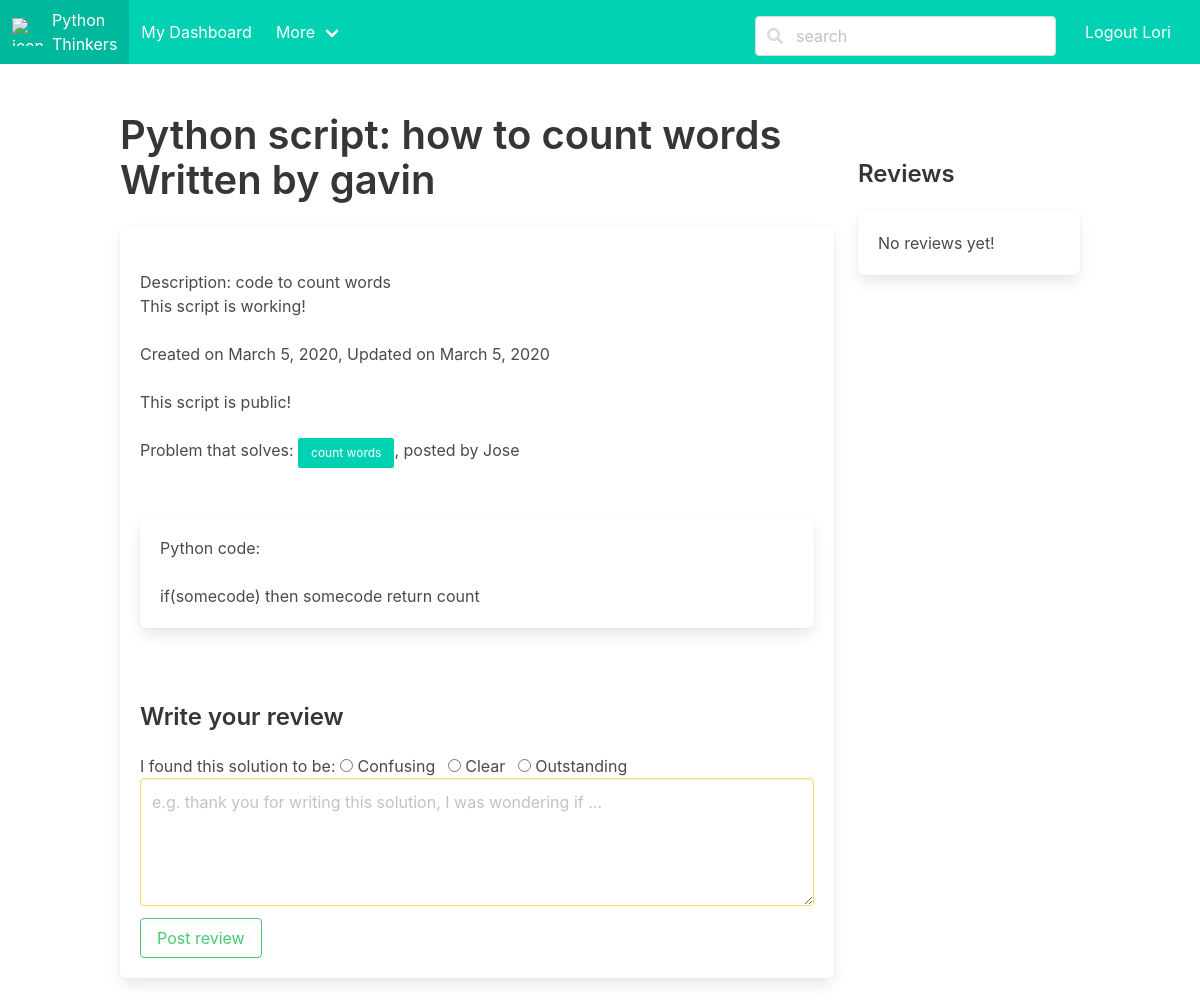
Before: /script/1/show (signed in) with the older database file.
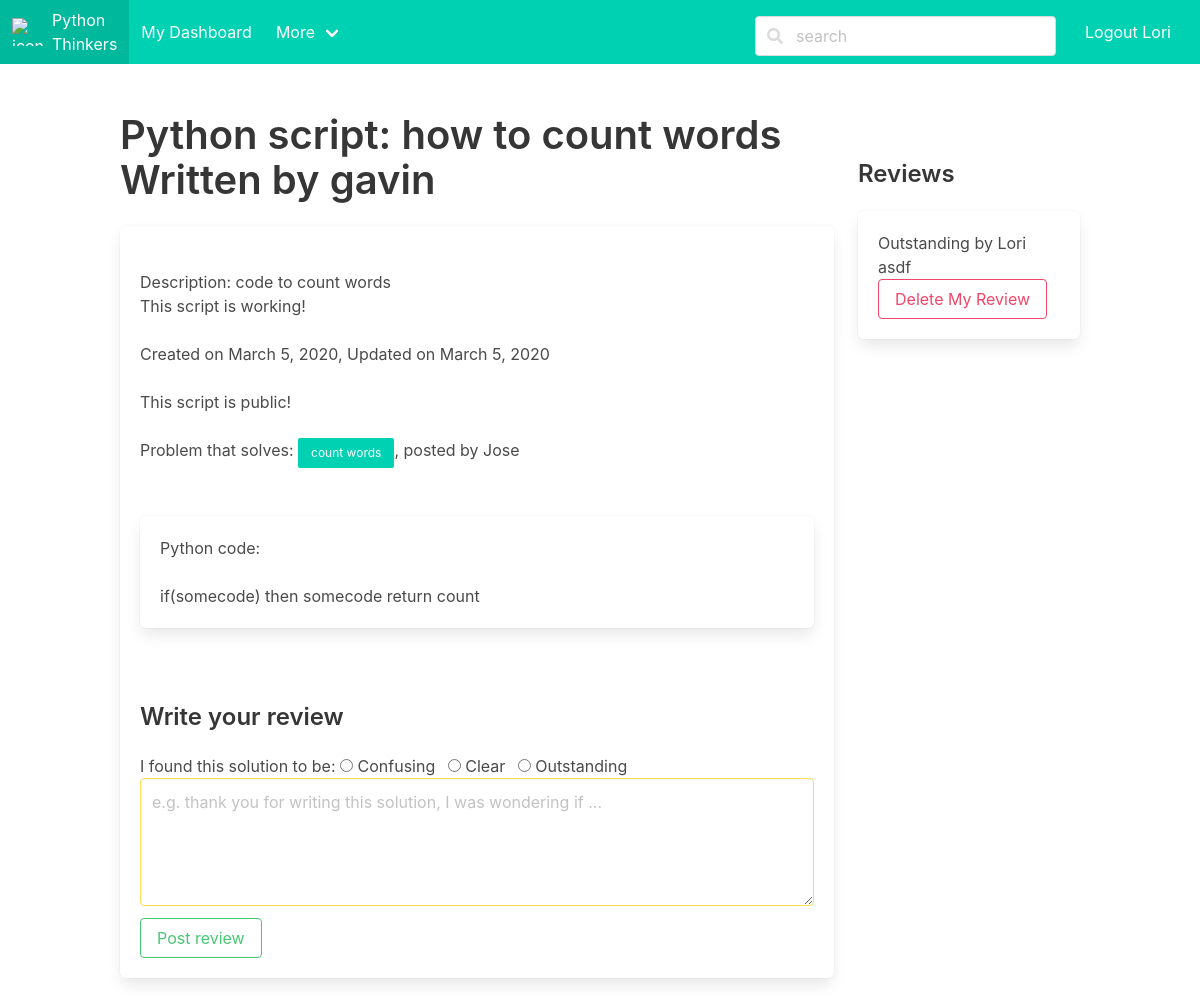
After: the same page with the newer database file.
### share/models.py (models this page shows, shortened)
class Review(models.Model):
	def __str__(self):
		return self.feedback
	script = models.ForeignKey(Script, on_delete=models.CASCADE)
	coder = models.ForeignKey(Coder, on_delete=models.CASCADE)
	stars = models.IntegerField(validators=[MinValueValidator(1),MaxValueValidator(3)])
	feedback = models.TextField(max_length=200, unique=False, blank=True)
	class Meta:
		unique_together = (('coder', 'script'),)

class Coder(models.Model):
    coder_yet = models.BooleanField(default=False)  # the user is not a coder yet
    user = models.OneToOneField(User, on_delete=models.CASCADE)
    created = models.DateField(auto_now_add=True)   # maybe redundant, user model has date_joined
    updated = models.DateField(auto_now=True)

### share/views.py (the view)
# urls.py: path('script/<int:script_id>/show', views.show_script, name='show_script'),
def show_script(request, script_id):
    if request.method == "GET":
        user = request.user
        if not user.is_authenticated:
            return redirect("share:login")
        else:
            script = get_object_or_404(Script, pk=script_id)
            problem = get_object_or_404(Problem, pk=script.problem.id)
            reviews = Review.objects.filter(script=script_id)
            print("******************************")
            print(reviews)
            user_review = Review.objects.filter(coder=user.id).filter(script=script.id)  # script, coder, stars, feedback fields
            print(user_review)
            if script.coder.user.id == user.id or script.make_public:
                return render(request, "share/script.html",
                {"user":user, "problem":problem, "script": script, "reviews":reviews, "user_review":user_review})
            else:
                all_problems = Problem.objects.all()
                return render(request, "share/index.html",
                {"user":user, "all_problems": all_problems,
                "error":"The script you clicked is not public and you are not the author"})

### share/models.py (called while the page is built)
    def __str__(self):
        return self.title

    def __str__(self):
        return self.title

### share/templates/share/script.html (shortened to what this page needs)
{% extends "share/base.html" %}
{% block content %}
<div class="columns">
  <div class="column is-three-forths-widescreen" >
    <h2 class="title is-2">Python script: {{ script.title }} <br>Written by {{ script.coder.user.username}}</h2>
        <div class="box">
          <div class="content"><br>
              Description: {{ script.description }} <br>
              {% if script.working_code %}
                This script is working! <br><br>
              {% else %}
                This script is not yet working!<br><br>
              {% endif %}
              Created on {{ script.created }}, Updated on {{ script.updated }} <br><br>
              {% if script.make_public %}
                This script is public! <br><br>
              {% else %}
                This script is private!<br><br>
              {% endif %}
              Problem that solves:
              <a class="button is-primary is-small" href="{% url 'share:show_problem' problem.id %}">  {{ problem.title}} </a>,
                posted by {{problem.coder.user.username}} <br><br><br>
              <div class="box">
              Python code:
                    <div class="code">
                          <br>{{ script.code }}
                      </div>
              </div><br>
              {% if not user_review and user.id != script.coder.user.id %}
                <h2 class="title is-4">Write your review </h2>
                  <form action="{% url 'share:create_review' script.id %}" method="post">
                      I found this solution to be:
                      <span class="control">
                        <label class="radio"> <input type="radio" value = "confusing" name="stars"> Confusing </label>
                        <label class="radio"> <input type="radio" value = "clear" name="stars"> Clear </label>
                        <label class="radio"> <input type="radio" value = "outstanding" name="stars"> Outstanding </label>
                      </span>
                    <div class="field"> <div class="control"> <textarea class="textarea is-warning" name="feedback"
                        placeholder="e.g. thank you for writing this solution, I was wondering if ..."></textarea></div>
                    </div>
                    <div class="field">
                      <div class="control"> <button class="button is-success is-outlined" type="submit">
                      Post review </button>&nbsp;
                      </div>
                    </div>
                </form>
              {% endif %}
            </div>
        </div>
  </div>
  <div class="column is-one-quarter"><br><br>
    <h2 class="title is-4">Reviews</h2>
            <div class="box">
              <div class="content">
                {% if reviews %}
                  {% for r in reviews %}
                      {% if r.stars == 1 %} Confusing
                      {% elif r.stars == 2 %} Clear
                      {% elif r.stars == 3 %} Outstanding
                      {% endif %}
                      by {{r.coder.user.username}} <br>
                      {{ r.feedback }}<br>
                    {% if r.coder.user.id == user.id %}
                    <form action="{% url 'share:delete_review' r.id %}" method="post">
                         <button class="button is-danger is-outlined" type="submit" name="delete" value="Delete">
                           Delete My Review</button>&nbsp;
                    </form>
                    {% endif %}
              </div>
                  {% endfor %}
                {% else %}
                  No reviews yet!
                {% endif %}
              </div>
        </div>
</div>
{% endblock content %}

Changed rows visible on the page:
added Review: stars "Outstanding", coder.user.username "Lori", feedback "asdf", shows "Delete My Review"
Other visible differences:
text no longer shown: "No reviews yet!"
